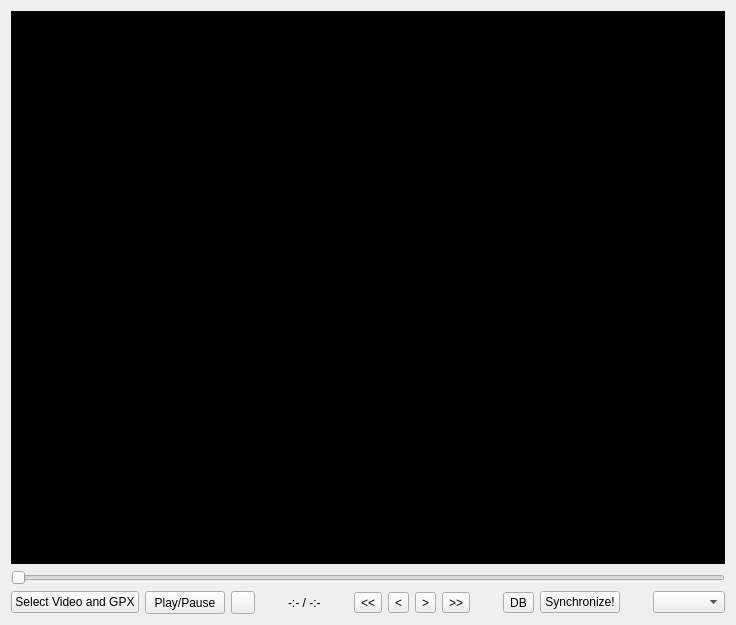
<?xml version="1.0" encoding="UTF-8"?>
<ui version="4.0">
 <class>NewProject</class>
 <widget class="QWidget" name="NewProject">
  <property name="geometry">
   <rect>
    <x>0</x>
    <y>0</y>
    <width>736</width>
    <height>625</height>
   </rect>
  </property>
  <property name="windowTitle">
   <string>VideoGis - New Project</string>
  </property>
  <property name="windowIcon">
   <iconset resource="resources.qrc">
    <normaloff>:/plugins/VideoGis/icon.png</normaloff>:/plugins/VideoGis/icon.png</iconset>
  </property>
  <layout class="QGridLayout" name="gridLayout_2">
   <item row="0" column="0">
    <layout class="QGridLayout" name="gridLayout">
     <item row="0" column="0" colspan="15">
      <layout class="QHBoxLayout" name="horizontalLayout">
       <item>
        <widget class="QFrame" name="video_frame_2">
         <property name="sizePolicy">
          <sizepolicy hsizetype="Preferred" vsizetype="Preferred">
           <horstretch>0</horstretch>
           <verstretch>0</verstretch>
          </sizepolicy>
         </property>
         <property name="styleSheet">
          <string notr="true">background-color: rgb(0, 0, 0);</string>
         </property>
        </widget>
       </item>
      </layout>
     </item>
     <item row="1" column="0" colspan="15">
      <widget class="QSlider" name="horizontalSlider">
       <property name="orientation">
        <enum>Qt::Horizontal</enum>
       </property>
      </widget>
     </item>
     <item row="3" column="1">
      <widget class="QPushButton" name="replayPlay_pushButton">
       <property name="sizePolicy">
        <sizepolicy hsizetype="Fixed" vsizetype="Preferred">
         <horstretch>0</horstretch>
         <verstretch>0</verstretch>
        </sizepolicy>
       </property>
       <property name="text">
        <string>Play/Pause</string>
       </property>
       <property name="checkable">
        <bool>false</bool>
       </property>
       <property name="checked">
        <bool>false</bool>
       </property>
      </widget>
     </item>
     <item row="3" column="4">
      <widget class="QLabel" name="replayPosition_label">
       <property name="text">
        <string>-:- / -:-</string>
       </property>
      </widget>
     </item>
     <item row="3" column="2">
      <widget class="QToolButton" name="muteButton">
       <property name="text">
        <string/>
       </property>
      </widget>
     </item>
     <item row="3" column="14">
      <widget class="QComboBox" name="comboBox"/>
     </item>
     <item row="3" column="12">
      <widget class="QPushButton" name="pushButton_2">
       <property name="toolTip">
        <string>&lt;html&gt;&lt;head/&gt;&lt;body&gt;&lt;p&gt;Synchronize actual video frame with selected GPS time&lt;/p&gt;&lt;/body&gt;&lt;/html&gt;</string>
       </property>
       <property name="text">
        <string>Synchronize!</string>
       </property>
      </widget>
     </item>
     <item row="3" column="11">
      <widget class="QToolButton" name="toolButton_3">
       <property name="toolTip">
        <string>&lt;html&gt;&lt;head/&gt;&lt;body&gt;&lt;p&gt;Add point shape database to project&lt;/p&gt;&lt;/body&gt;&lt;/html&gt;</string>
       </property>
       <property name="text">
        <string>DB</string>
       </property>
       <property name="icon">
        <iconset resource="resources.qrc">
         <normaloff>:/plugins/VideoGis/mIconFormSelect.svg</normaloff>:/plugins/VideoGis/mIconFormSelect.svg</iconset>
       </property>
      </widget>
     </item>
     <item row="3" column="9">
      <widget class="QToolButton" name="toolButton_2">
       <property name="toolTip">
        <string>&lt;html&gt;&lt;head/&gt;&lt;body&gt;&lt;p&gt;Next second&lt;/p&gt;&lt;/body&gt;&lt;/html&gt;</string>
       </property>
       <property name="text">
        <string>&gt;&gt;</string>
       </property>
       <property name="icon">
        <iconset>
         <normaloff>:/VgisIcon/mActionAtlasNext.svg</normaloff>:/VgisIcon/mActionAtlasNext.svg</iconset>
       </property>
      </widget>
     </item>
     <item row="3" column="8">
      <widget class="QToolButton" name="SkipFortoolButton_8">
       <property name="toolTip">
        <string>&lt;html&gt;&lt;head/&gt;&lt;body&gt;&lt;p&gt;Next frame&lt;/p&gt;&lt;/body&gt;&lt;/html&gt;</string>
       </property>
       <property name="styleSheet">
        <string notr="true"/>
       </property>
       <property name="text">
        <string>&gt;</string>
       </property>
       <property name="icon">
        <iconset>
         <normaloff>:/VgisIcon/mActionArrowRight.svg</normaloff>:/VgisIcon/mActionArrowRight.svg</iconset>
       </property>
      </widget>
     </item>
     <item row="3" column="7">
      <widget class="QToolButton" name="SkipBacktoolButton_7">
       <property name="toolTip">
        <string>&lt;html&gt;&lt;head/&gt;&lt;body&gt;&lt;p&gt;Previous frame&lt;/p&gt;&lt;/body&gt;&lt;/html&gt;</string>
       </property>
       <property name="styleSheet">
        <string notr="true"/>
       </property>
       <property name="text">
        <string>&lt;</string>
       </property>
       <property name="icon">
        <iconset>
         <normaloff>:/VgisIcon/mActionArrowLeft.svg</normaloff>:/VgisIcon/mActionArrowLeft.svg</iconset>
       </property>
      </widget>
     </item>
     <item row="3" column="6">
      <widget class="QToolButton" name="toolButton">
       <property name="toolTip">
        <string>&lt;html&gt;&lt;head/&gt;&lt;body&gt;&lt;p&gt;Previous second&lt;/p&gt;&lt;/body&gt;&lt;/html&gt;</string>
       </property>
       <property name="text">
        <string>&lt;&lt;</string>
       </property>
       <property name="icon">
        <iconset>
         <normaloff>:/VgisIcon/mActionAtlasPrev.svg</normaloff>:/VgisIcon/mActionAtlasPrev.svg</iconset>
       </property>
      </widget>
     </item>
     <item row="3" column="0">
      <widget class="QPushButton" name="pushButton">
       <property name="toolTip">
        <string>&lt;html&gt;&lt;head/&gt;&lt;body&gt;&lt;p&gt;Select video and relative gpx&lt;/p&gt;&lt;/body&gt;&lt;/html&gt;</string>
       </property>
       <property name="text">
        <string>Select Video and GPX</string>
       </property>
      </widget>
     </item>
    </layout>
   </item>
  </layout>
 </widget>
 <resources>
  <include location="resources.qrc"/>
 </resources>
 <connections/>
</ui>
